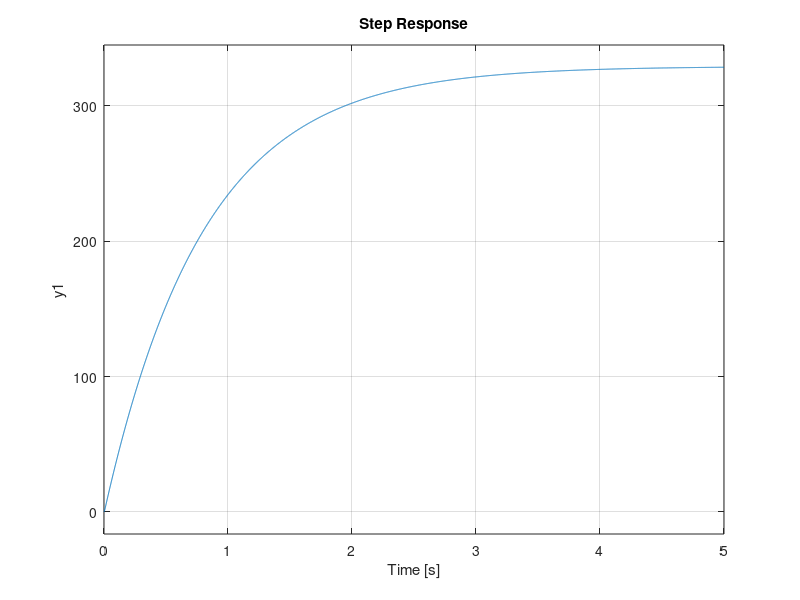

Recreate this plot in MATLAB.
%% DC Motor Transfer Function
% clc
s=tf('s');

La_m=0.01;    % [H]
Ra_m=3.38;    % [Ohm]
Km_m=0.029;   % [adm]
Jm_m=0.0002;  % [N*m^2]

%% White Box Model
% ft_Ia =[Va-Ea]/Ia
ft_Ia=1/(Ra_m+s*La_m);

% ft_Wm =[Tm-Tc]/Wm
ft_Wm= 1/(s*Jm_m);

% Closed Loop Transfer Function = Wm(s)/Va(s)
CLTF_w   = feedback(ft_Ia*Km_m*ft_Wm, Km_m);
CLTF_Rpm = CLTF_w*60/(2*pi);
% Gain=329.2960;

step(CLTF_Rpm);
% zpk(CLTF_Rpm)

%% Grey Box Model
% Values from the Simulation
t=14.737e-3;
K=0.2944;

% Estimated Phisical Prameters 
Ra_1=1/K;
La_1=t*Ra_1;
